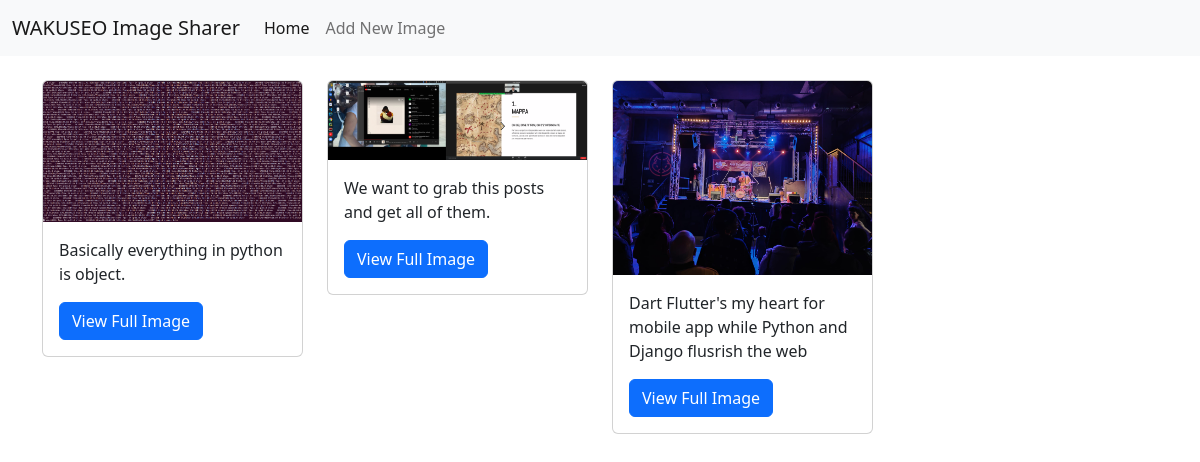
Before: / with the older database file.
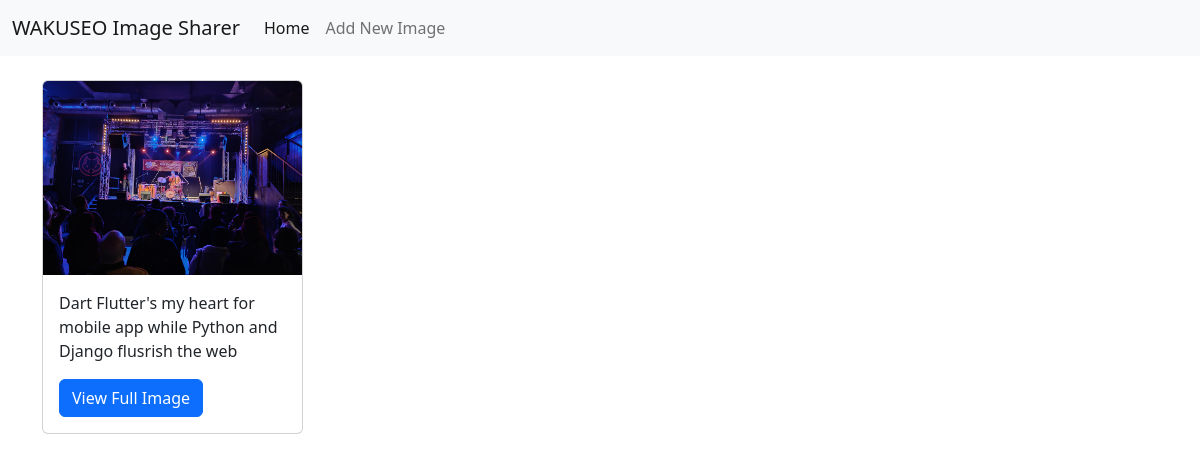
After: the same page with the newer database file.
### feed/models.py (models this page shows, shortened)
class Post(models.Model):
    text = models.CharField(max_length=140, blank=False, null=False)
    image = ImageField()

### feed/views.py (the view)
# urls.py: path('', HomePageView.as_view(), name='index'),
class HomePageView(TemplateView):
    template_name = 'home.html'
    def get_context_data(self, **kwargs):
        context = super().get_context_data(**kwargs)
        context['posts'] = Post.objects.all().order_by('-id')
        return context

### templates/home.html (shortened to what this page needs)
{% extends "base.html" %}
{% load thumbnail %}
{% block body %}
<div class="row">
    {% for post in posts %}
    <div class="col-sm-6 col-md-3">
    <div class="card my-4">
        {% thumbnail post.image "200x200" crop="center" as im %}
        <img src="{{ im.url }}" class="card-img-top" alt="...">
        {% endthumbnail %}
        <div class="card-body">
            <p class="card-text">{{ post.text }}</p>
            <a href="{% url 'feed:detail' post.pk %}" class="btn btn-primary">View Full Image</a>
        </div>
    </div>
    </div>
    {% empty %}
    <div class="col-sm6 offset-3 text-center py-5 my-5">
        <h2>Welcome!</h2>
        <p>Add your first SEO image?</p>
        <a href="{% url 'feed:post' %}" class="btn btn-lg btn-success">Upload Image</a>
    </div>
    {%endfor %}
</div>
{%endblock%}

### templates/base.html (shortened to what this page needs)
<!DOCTYPE html>
<html lang="en">
<head>
    <link href="https://cdn.jsdelivr.net/npm/bootstrap@5.2.3/dist/css/bootstrap.min.css" rel="stylesheet"
>
</head>
<body>
    {% include "includes/navbar.html" %}
    <div class="container">
        {% block body %}{% endblock %}
    </div>
</body>
</html>

### templates/includes/navbar.html (shortened to what this page needs)
<nav class="navbar navbar-expand-lg bg-light">
    <div class="container-fluid">
        <a class="navbar-brand" href="/">WAKUSEO Image Sharer</a>
        <div class="collapse navbar-collapse" id="navbarNavAltMarkup">
            <div class="navbar-nav">
                <a class="nav-link active" aria-current="page" href="{% url 'feed:index' %}">Home</a>
                <a class="nav-link" href="{% url 'feed:post' %}">Add New Image</a>
            </div>
        </div>
    </div>
</nav>

Changed rows visible on the page:
removed Post: shows a picture, text "Basically everything in python is object."
removed Post: shows a picture, text "We want to grab this posts and get all of them."
